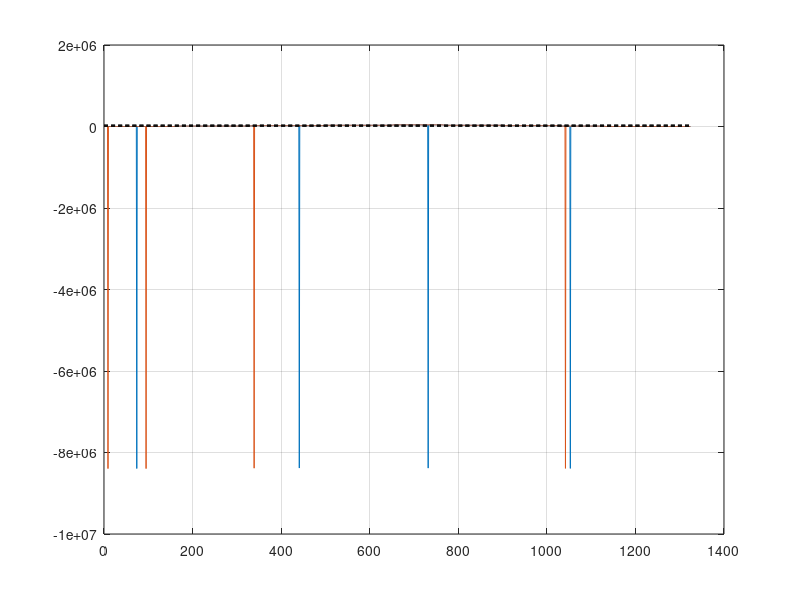

Recreate this plot in MATLAB.
%% Load cell calibration

% For setup, see image LoadCellCalibrationSetup.jpg. Two load cells are
% hung in series and weights are applied (then eventually removed) at
% 10-lb increments.

% THIS DATA IS FROM THE SETUP IN SEESL WITH THE BREADBOARD DAQ
% % load acquiredData; acquiredData has 5 columns. The first 3 are
% % accelerations, and can be ignored. The last 2 channels are the load cells
% load loadCellCalData.mat
% 
% % Also remove offsets
% loadCellDat = acquiredData(:,4:5) - acquiredData(1,4:5);

% THIS DATA IS FROM THE SETUP IN KETTER 133A WITH THE FINALIZED DAQ
% Data acquired through CoolTerm
% There are 16 columns: time, 9 IMU channels, 6 load cell channels
% Load the first two load cell channels to which the calibration load cells
% are connected
load LoadCellCalibrationData.txt;

% Also remove offsets
loadCellDat = LoadCellCalibrationData(:,11:12) ...
                   - LoadCellCalibrationData(1,11:12);

figure(101), 
    plot(loadCellDat),
    grid on
% The two lines overlap, indicating that the calibration factor is the same
% for both load cells tested

% Now plot 10-lb grid lines (using a calibration factor 1lb/1000units)
figure(101), hold on
x = (0:length(loadCellDat)-1);
plot(x, ones(length(x),1)*[0 1 2 3 4]*10000,'k--');
hold off